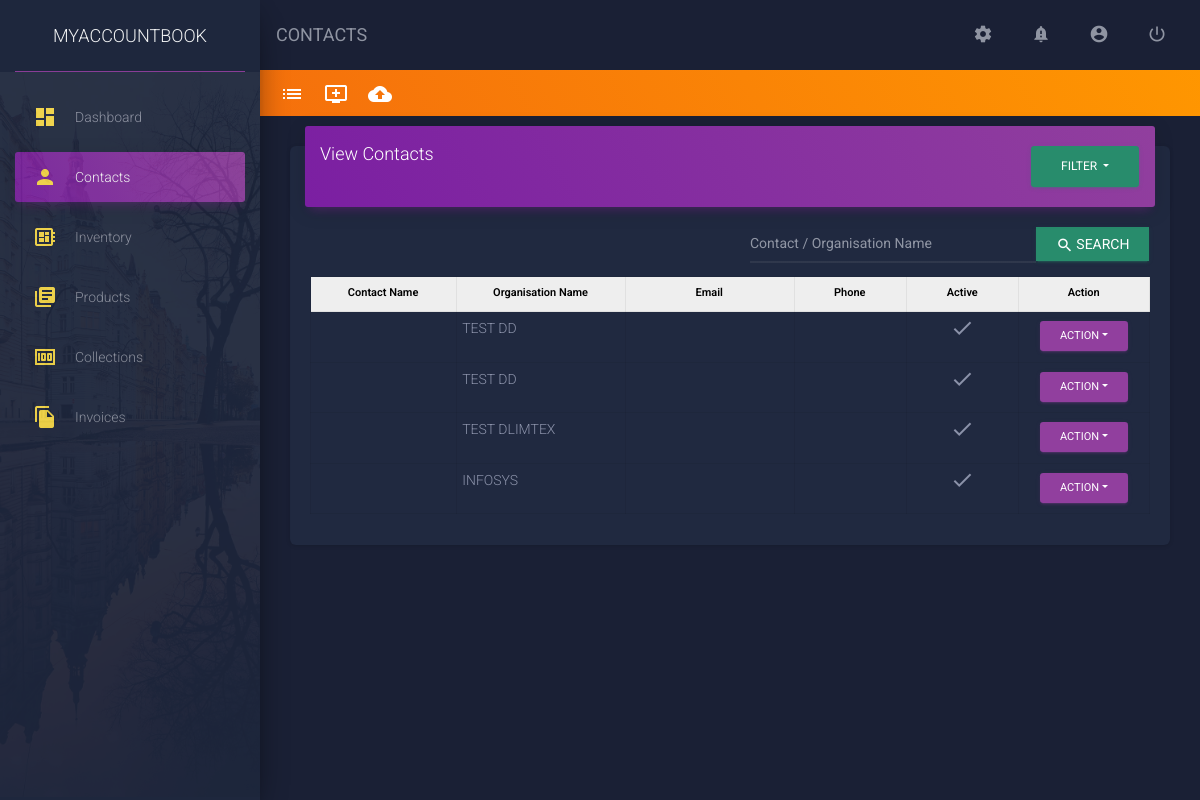
Page /contacts/ (signed in) on the earlier database version.
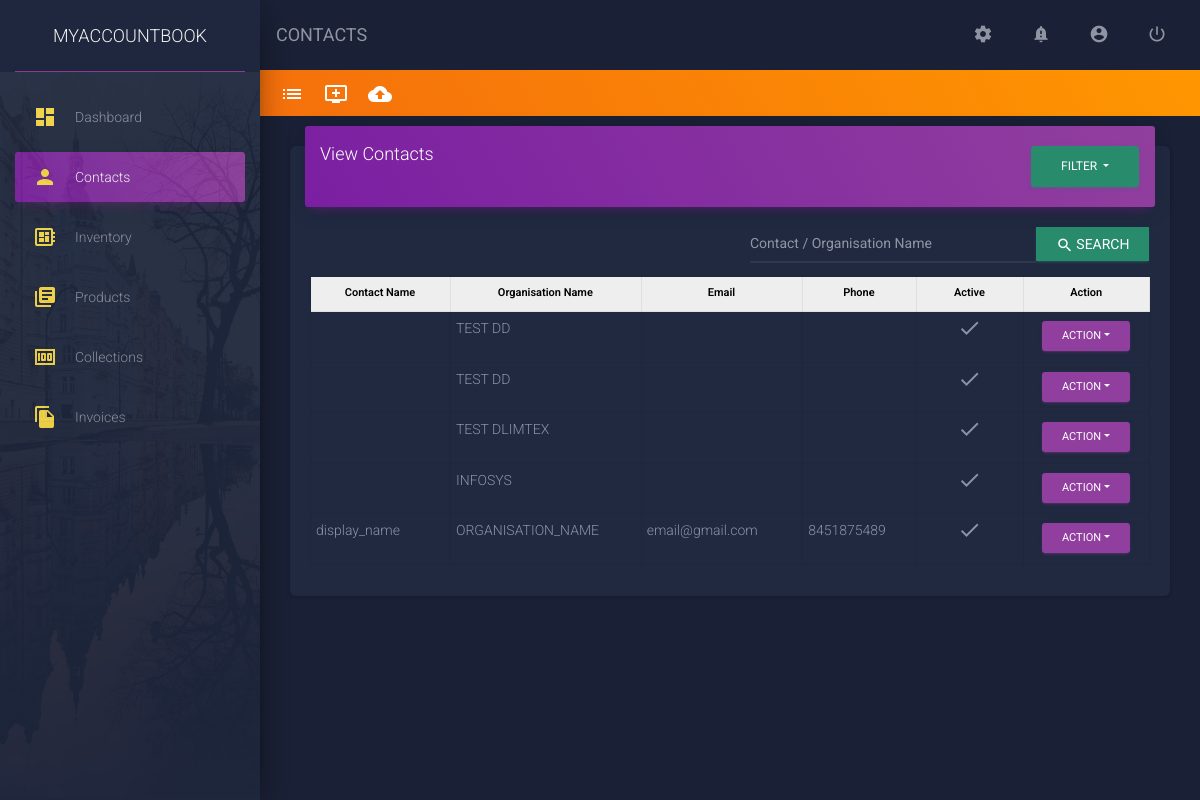
Same page on the later database version.
### app/models/contacts_model.py (models this page shows, shortened)
class Contacts(models.Model):
    user = models.ForeignKey(User, on_delete = models.CASCADE, db_index = True, null = True,)
    app_id = models.CharField(
        max_length = 30,
        db_index = True,
        blank = True,
        null = True,
    )
    is_imported_user = models.BooleanField(
        default = False,
        db_index = True,
        choices = user_constants.IS_TRUE,
        blank = True,
    )
    imported_user = models.ForeignKey(
        User,
        related_name = 'imported_user',
        db_index = True,
        blank = True,
        null = True,
        on_delete = models.SET_NULL,
    )
    customer_type = models.IntegerField(
        db_index = True,
        choices = user_constants.CUSTOMER_TYPE,
        default = 1,
        null = True,
        blank = True,
    )
    is_sub_customer = models.IntegerField(
        choices = user_constants.IS_SUB_CUSTOMER,
        default = 1,
        db_index = True,
        null = True,
        blank = True,
    )
    salutation = models.IntegerField(
        db_index = True,
        default = 0,
        choices = user_constants.SALUTATIONS,
    )
    contact_name = models.CharField(
        max_length = 250,
        blank = False,
        null = False,
        db_index = True,
    )
    display_name = models.CharField(
        max_length = 250,
        blank = True,
        null = True,
        db_index = True,
    )
    organization_type = models.IntegerField(
        db_index = True,
        choices = user_constants.ORGANIZATION_TYPE,
        default = 1,
    )
    organization_name = models.CharField(
        max_length = 250,
        db_index = False,
        blank = False,
        null = True,
    )
    is_msme_reg = models.BooleanField(
        db_index = True,
        choices = user_constants.IS_TRUE,
        default = False,
    )
    email = models.EmailField(
        blank = True,
        null = True,
        db_index = True,
    )
    phone = models.CharField(
        max_length = 250,
        db_index = True,
        blank = True,
        null = True,
    )
    website = models.CharField(
        max_length = 250,
        db_index = True,
        blank = True,
        null = True,
    )
    facebook = models.CharField(
        blank = True,
        null = True,
        max_length = 250,
    )
    twitter = models.CharField(
        blank = True,
        null = True,
        max_length = 250,
    )
    is_active = models.BooleanField(
        db_index = True,
        choices =  user_constants.IS_TRUE,
        default = True,
    )
    notes = models.TextField(
        blank = True,
        null = True,
    )
    attachements = models.FileField(
        upload_to = attachments_rename,
        db_index = True,
        blank = True,
        null = True,
    )
    created_on = models.DateTimeField(
        auto_now = True,
        db_index = True,
    )
    updated_on = models.DateTimeField(
        auto_now = False,
        db_index = True,
        null = True,
    )
    class Meta:
        verbose_name_plural = 'contacts_tbl'

### app/views/contacts.py (the view, shortened to what this page needs)
# urls.py: path('contacts/', never_cache(login_required(contacts.ContactsView.as_view())), name = 'contacts'),
class ContactsView(View):
    template_name = 'app/app_files/contacts/base.html'
    data = defaultdict()
    data["view"] = ""
    data["contacts"] = {}
    data["active_link"] = 'Contacts'
    data["breadcrumb_title"] = 'CONTACTS'
    data["css_files"] = []
    data["js_files"] = ['custom_files/js/contacts.js']
    data["included_template"] = 'app/app_files/contacts/view_contacts.html'
    def get(self, request):
        a = str(request)
        x = a[-4:-1]
        search = request.GET.get('search',False)
        contacts = contacts_model.Contacts.objects.filter(user = request.user)
        if search:
            contacts = contacts.filter(
                Q(contact_name__contains = search) |
                Q(display_name__contains = search) |
                Q(organization_name__contains = search)
            )
        self.data["contacts"] = contacts
        return render(request, self.template_name, self.data)

### app/templatetags/common_filters.py (called while the page is built)
@register.simple_tag
def load_css_files(scripts = list()):
    html = []
    for script in scripts:
        html.append('<link rel="stylesheet" href="'+settings.STATIC_URL+script+'"/>')
    return safestring.mark_safe(''.join(html))

@register.simple_tag
def load_javascript_files(scripts = list()):
    html = []
    for script in scripts:
        html.append('<script src="'+settings.STATIC_URL+script+'"></script>')
    return safestring.mark_safe(''.join(html))

### app/templates/app/app_files/contacts/base.html
{% extends 'app/base/base.html' %}
{% load static %}
{% load common_filters %}
{% load pagination %}
{% block content %}
<div class="row custom-row" style="padding:10px; background: linear-gradient(60deg,#f5700c,#ff9800);">
    <ul style="list-style:none; margin:0px; color:#FFFFFF; padding:0px;">
        <li class="nav-item" style="float:left;padding:0px 10px;">
            <a href="{% url 'contacts' %}" style="color:#FFFFFF; text-decoration:none; font-size: 20px;" title="View Contacts As List">
                <i class="material-icons">list</i>
            </a>
        </li>
        <li class="nav-item" style="float:left;padding:0px 10px;">
            <a href="{% url 'add-contacts' %}" style="color:#FFFFFF; text-decoration:none; font-size: 20px;" title="Add Contact">
                <i class="material-icons">add_to_queue</i>
            </a>
        </li>
        <li class="nav-item" style="float:left;padding:0px 10px;">
            <a href="{% url 'contacts-upload' 'views' %}" style="color:#FFFFFF; text-decoration:none; font-size: 20px;" title="Upload Contacts">
                <i class="material-icons">cloud_upload</i>
            </a>
        </li>
    </ul>
</div>
<div class="container">
    {% include included_template %}
</div>
{% endblock %}

### app/templates/app/app_files/contacts/view_contacts.html (shortened to what this page needs)
<div class="row">
    <div class="col-lg-12">
        <div class="card">
            <div class="card-header card-header-primary">
                <div class="row">
                <div class="col">
                    <h4 class="card-title ">View Contacts</h4>
                </div>
                <div class="col" >
                    <form action="{% url 'contacts' %}" method="get">
                        <div class="dropdown">
                            <button class="btn btn-success dropdown-toggle" type="button" id="dropdownMenuButton" data-toggle="dropdown"data-display="static" aria-haspopup="true" aria-expanded="false" style="float: right;">
                                Filter
                            </button>
                        </div>
                        </form>
                </div>
                </div>
            </div>
            <div class="card-body">
                <form method="get">
                    <div class="input-group pull-right" style="width:400px; margin-bottom:10px;">
                    <input name="search" type="text" class="form-control" placeholder="Contact / Organisation Name" style="height: 41px !important">
                    <div class="input-group-append">
                        <button class="btn btn-sm btn-success" type="submit()" style="border-radius:0px;">
                            <i class="material-icons">search</i> <span style="font-size:14px;">Search</span>
                        </button>
                    </div>
                    </div>
                </form>
                <div class="table">
                    <table class=" table-bordered" width="100%" cellspacing="0">
                        <thead  style="background-color: #EEEEEE; color:#000000; font-size:11px">
                            <th class="text-center" style="color:#000000; font-size:11px;width: 13%">Contact Name</th>
                            <th class="text-center" style="color:#000000; font-size:11px;width: 15%">Organisation Name</th>
                            <th class="text-center" style="color:#000000; font-size:11px;width: 15%">Email</th>
                            <th class="text-center" style="color:#000000; font-size:11px;width: 10%">Phone</th>
                            <th class="text-center" style="color:#000000; font-size:11px;width: 10%">Active</th>
                            <th class="text-center" style="color:#000000; font-size:11px;width: 10%;">Action</th>
                        </thead>
                        <tbody>
                            {% for contact in contacts %}
                                <tr id="t{{contact.id}}">
                                    <td>{{contact.display_name|default_if_none:""}}</td>
                                    <td>{{contact.organization_name|default_if_none:""|upper}}</td>
                                    <td>{{contact.email|default_if_none:""}}</td>
                                    <td>{{contact.phone|default_if_none:""}}</td>
                                    <td class="text-center">
                                        {% if contact.is_active %}
                                            <i id="{{contact.id}}" class="material-icons">check</i>
                                        {% else %}
                                            <i id="{{contact.id}}" class="material-icons">clear</i>
                                        {% endif %}
                                    </td>
                                    <td class="text-center">
                                        <div class="dropdown">
                                            <button class="btn btn-primary dropdown-toggle btn-sm" type="button" id="dropdownMenuButton" data-toggle="dropdown" aria-haspopup="true" aria-expanded="false" >Action</button>
                                        </div>
                                    </td>
                                </tr>
                            {% endfor %}
                        </tbody>
                    </table>
                </div>
            </div>
        </div>
    </div>
</div>

Differences in the rows shown:
added Contacts: display_name "display_name", organization_name "ORGANISATION_NAME", email "email@gmail.com", phone "8451875489"
